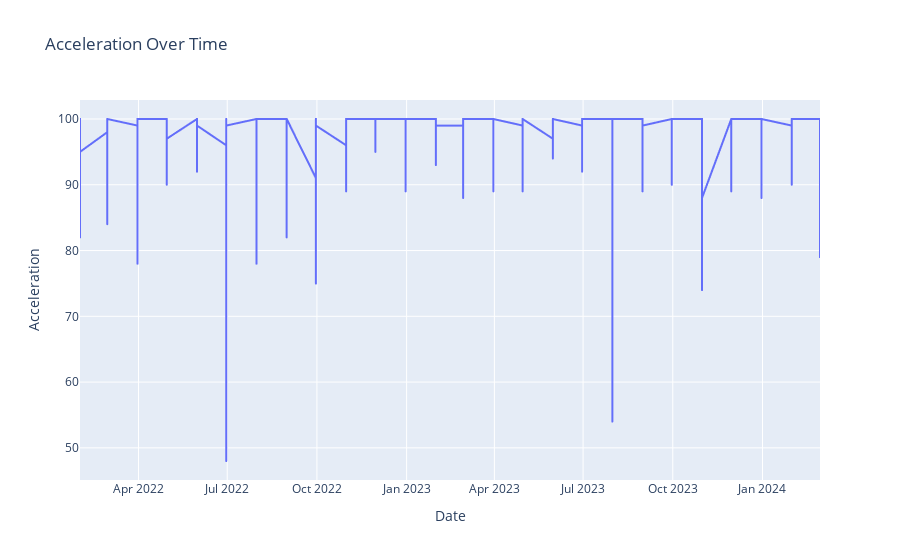

Notebook cell for this chart:
### Code cell
import plotly.express as px
import pandas as pd

def _plot_series(series, series_name, series_index=0):
    fig = px.line(series, x='Date', y='Acceleration', title=series_name)
    fig.update_layout(xaxis_title='Date', yaxis_title='Acceleration')
    fig.show()

df_sorted = df.sort_values('Date', ascending=True)
_plot_series(df_sorted, 'Acceleration Over Time')

### Figure 1 — Plotly figure (JSON) as saved in the notebook; plotly's stock layout.template omitted (floating-point values rounded to 4 significant figures; data arrays with more than 128 entries replaced by an {"elided": "..."} marker saying what was removed)
{"data": [{"hovertemplate": "Date=%{x}<br>Acceleration=%{y}<extra></extra>", "legendgroup": "", "line": {"color": "#636efa", "dash": "solid"}, "marker": {"symbol": "circle"}, "mode": "lines", "name": "", "showlegend": false, "type": "scattergl", "x": {"elided": "4022 str values"}, "xaxis": "x", "y": {"elided": "4022 int values"}, "yaxis": "y"}], "layout": {"legend": {"tracegroupgap": 0}, "title": {"text": "Acceleration Over Time"}, "xaxis": {"anchor": "y", "domain": [0, 1], "title": {"text": "Date"}}, "yaxis": {"anchor": "x", "domain": [0, 1], "title": {"text": "Acceleration"}}}}
